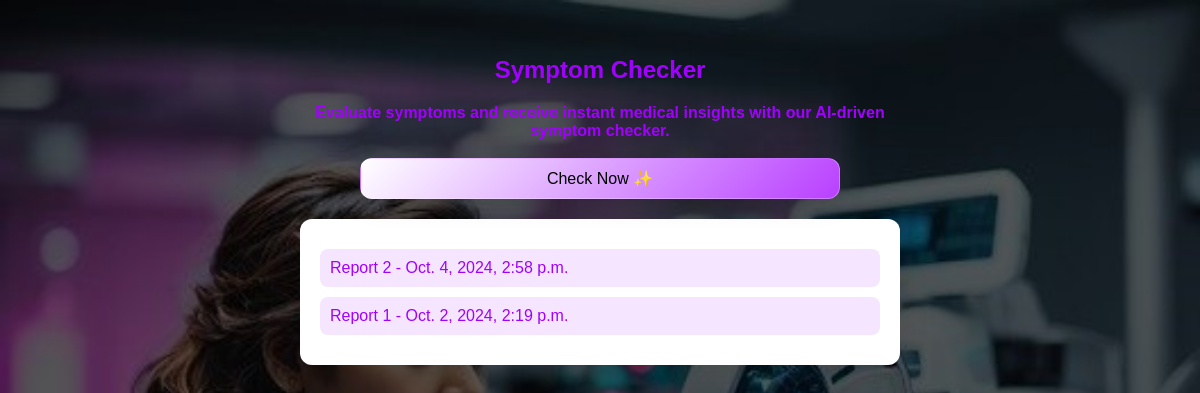
/symptom_checker/ (signed in), run on the app's committed database.
### symptom_checker/models.py (models this page shows)
class SymptomReport(models.Model):
    id = models.AutoField(primary_key=True)
    user_id = models.CharField(max_length=200)
    core_symptoms = models.TextField()
    duration_weeks = models.IntegerField()
    severity = models.CharField(max_length=50, choices=[('mild', 'Mild'), ('moderate', 'Moderate'), ('severe', 'Severe')])
    location = models.CharField(max_length=200)
    associated_symptoms = models.CharField(max_length=500, blank=True)
    medical_history = models.CharField(max_length=500, blank=True)
    lifestyle_factors = models.CharField(max_length=500, blank=True)
    recent_exposures = models.CharField(max_length=500, blank=True)
    ai_response = models.TextField(blank=True)
    created_date = models.DateTimeField(default=timezone.now)

### symptom_checker/views.py (the view)
# urls.py: path('', views.symptom_dashboard, name='symptom_dashboard')
def symptom_dashboard(request):
    try:
        reports = SymptomReport.objects.filter(user_id=request.user.id).order_by('-created_date')
        return render(request, 'symptom_dashboard.html', {'reports': reports})
    except Exception as e:
        return render(request, 'error.html')

### symptom_checker/templates/symptom_dashboard.html (shortened to what this page needs)
{% load static %}
<!DOCTYPE html>
<html lang="en">
<head>
    <link rel="stylesheet" href="{% static 'css/symptom-style.css' %}">
</head>
<body>
    <div class="header">
        <h1>Symptom Checker</h1>
        <b>Evaluate symptoms and receive instant medical insights with our AI-driven symptom checker.</b><br><br>
        <a href="{% url 'symptom_checker' %}"><button class="response">Check Now ✨</button></a>
    </div>
    <div class="container">
        <ul>
            {% for report in reports %}
                <li><a href="{% url 'symptom_report' id=report.id %}">Report {{ report.id }} - {{ report.created_date }}</a></li>
            {% endfor %}
        </ul>
    </div>
</body>
</html>

### symptom_checker/static/css/symptom-style.css (style rules this page uses)
body { font-family: Arial, sans-serif; background-image: url('../images/doctor-to-ai.jpg'); background-attachment: fixed; background-repeat: no-repeat; background-size: cover; margin: 0; padding: 0; color: #A100FF; font-family: Arial, sans-serif; display: flex; flex-direction: column; align-items: center; }
.header { margin-top:40px; width: 80%; max-width: 600px; text-align: center; }
.header h1 { font-size: 1.5em; margin-bottom: 20px; }
.header a { text-decoration: none; width: 100%; display: inline-block; margin-bottom: 20px; }
.container { width: 80%; max-width: 600px; background-color: #fff; border-radius: 12px; box-shadow: 0 4px 30px rgba(0, 0, 0, 0.1); padding: 20px; box-sizing: border-box; }
ul { list-style: none; padding: 0; margin: 0; }
li { background: rgba(161, 0, 255, 0.1); border-radius: 8px; margin: 10px 0; padding: 10px; transition: background-color 0.3s; }
li a { text-decoration:none; color: #A100FF; font-size: 1em; }
.response { font-size: 16px; text-align: center; color: black; width: 80%; padding: 10px 80px; border-radius: 12px; box-shadow: 0 4px 30px rgba(0, 0, 0, 0.1); backdrop-filter: blur(10px); -webkit-backdrop-filter: blur(10px); border: 1px solid rgba(255, 255, 255, 0.3); animation: gradientAnimation 5s linear infinite; background: linear-gradient(-45deg, #A100FF, #ffffff, #A100FF, #ffffff); background-size: 400% 400%; cursor: pointer; transition: transform 0.3s; }

### data on the page
SymptomReport: id "2", created_date "Oct. 4, 2024, 2:58 p.m."
SymptomReport: id "1", created_date "Oct. 2, 2024, 2:19 p.m."
